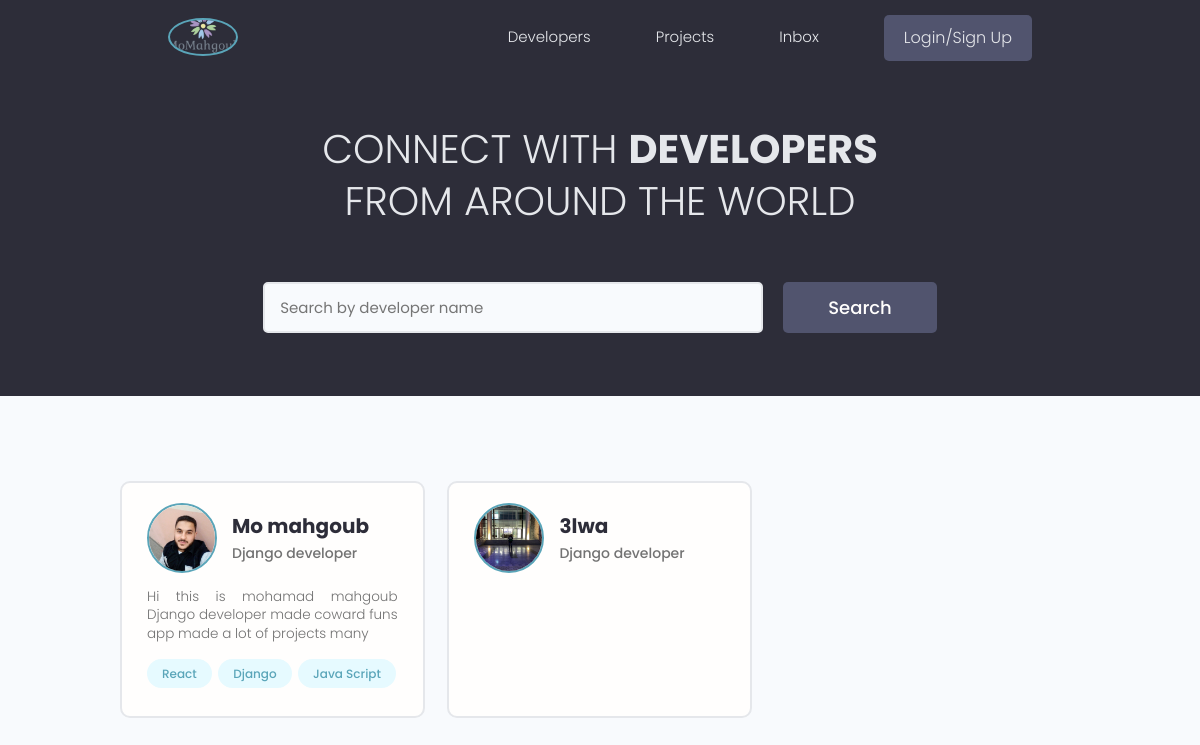
Before: / with the older database file.
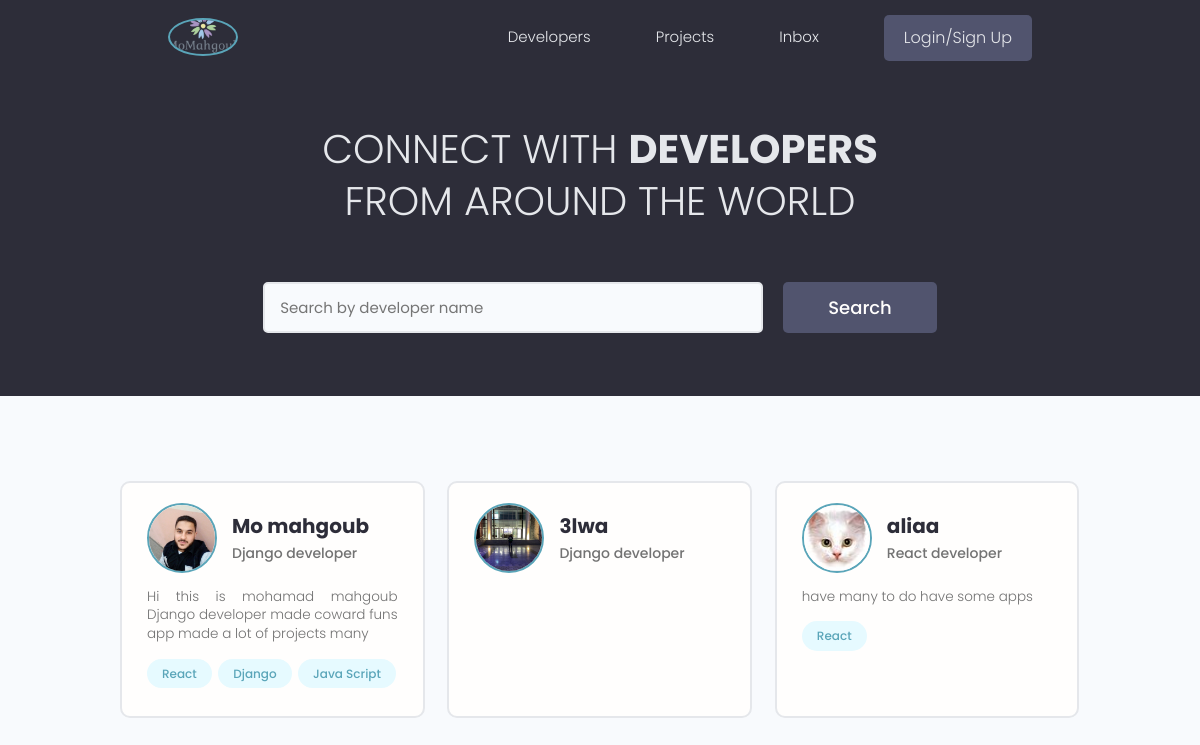
After: the same page with the newer database file.
### users/models.py (models this page shows, shortened)
class Profile(models.Model):
    user = models.OneToOneField(
        User, on_delete=models.CASCADE, null=True, blank=True)
    name = models.CharField(max_length=140, blank=True, null=True)
    email = models.EmailField(max_length=100, blank=True, null=True)
    username = models.CharField(max_length=140, blank=True, null=True)
    phone = PhoneNumberField(max_length=12, null=True,
                             blank=True, unique=True)
    head_line = models.CharField(max_length=300, blank=True, null=True)
    bio = models.TextField(blank=True, null=True)
    profile_image = models.ImageField(
        null=True, blank=True, upload_to="profiles/", default="profiles/user-default.png")
    social_github = models.CharField(max_length=200, blank=False, null=True)
    social_linkedIn = models.CharField(max_length=200, blank=False, null=True)
    social_stackOverflow = models.CharField(
        max_length=200, blank=True, null=False)
    social_website = models.CharField(max_length=200, blank=True, null=False)
    social_twitter = models.CharField(max_length=200, blank=True, null=False)
    created = models.DateTimeField(auto_now_add=True)
    location = models.OneToOneField(
        'Location', blank=True, null=True, on_delete=models.SET_NULL)
    id = models.UUIDField(default=uuid.uuid4, unique=True,
                          primary_key=True, editable=False)

class Skill(models.Model):
    owner = models.ForeignKey(
        Profile, on_delete=models.CASCADE, null=True, blank=True)
    name = models.CharField(max_length=200, null=True, blank=True)
    description = models.TextField(blank=True, null=True)
    created = models.DateTimeField(auto_now_add=True)
    id = models.UUIDField(default=uuid.uuid4, unique=True,
                          primary_key=True, editable=False)
    def __str__(self):
        return self.name

### users/views.py (the view)
# urls.py: path('', views.profiles, name='profiles'),
def profiles(request):
    profiles = Profile.objects.all()
    context = {'profiles': profiles}
    return render(request, 'users/profiles.html', context)

### users/templates/users/profiles.html (shortened to what this page needs)
{% extends 'main.html' %}
{% block content %}
<main class="home">
    <section class="hero-section text-center">
        <div class="container container--narrow">
            <div class="hero-section__box">
                <h2>CONNECT WITH <span>DEVELOPERS</span></h2>
                <h2>FROM AROUND THE WORLD</h2>
            </div>
            <div class="hero-section__search">
                <form class="form" action="#" method="get">
                    <div class="form__field">
                        <input class="input input--text" id="formInput#search" type="text" name="text"
                            placeholder="Search by developer name" />
                    </div>
                    <input class="btn btn--sub btn--lg" type="submit" value="Search" />
                </form>
            </div>
        </div>
    </section>
    <section class="devlist">
        <div class="container">
            <div class="grid grid--three">
                {% for profile in profiles %}
                <div class="column card">
                    <div class="dev">
                        <a href="{% url 'user-profile' profile.id %}" class="card__body">
                            <div class="dev__profile">
                                <img class="avatar avatar--md" src="{{ profile.profile_image.url }}" alt="image" />
                                <div class="dev__meta">
                                    <h3> {{profile.name}} </h3>
                                    <h5> {{profile.head_line | slice:"60"}} </h5>
                                </div>
                            </div>
                            <p class="dev__info">
                                {{profile.bio| slice:"150"}}
                            </p>
                            <div class="dev__skills">
                                {% for skill in profile.skill_set.all %}
                                <span class="tag tag--pill tag--main">
                                    <small> {{skill}} </small>
                                </span>
                                {% endfor %}
                            </div>
                        </a>
                    </div>
                </div>
                {% endfor %}
            </div>
        </div>
    </section>
</main>
{% endblock content %}

Changed rows visible on the page:
added Profile: profile_image (picture), name "aliaa", head_line "React developer", bio "have many to do have some apps"
added Skill: name "React", shown under "aliaa"
